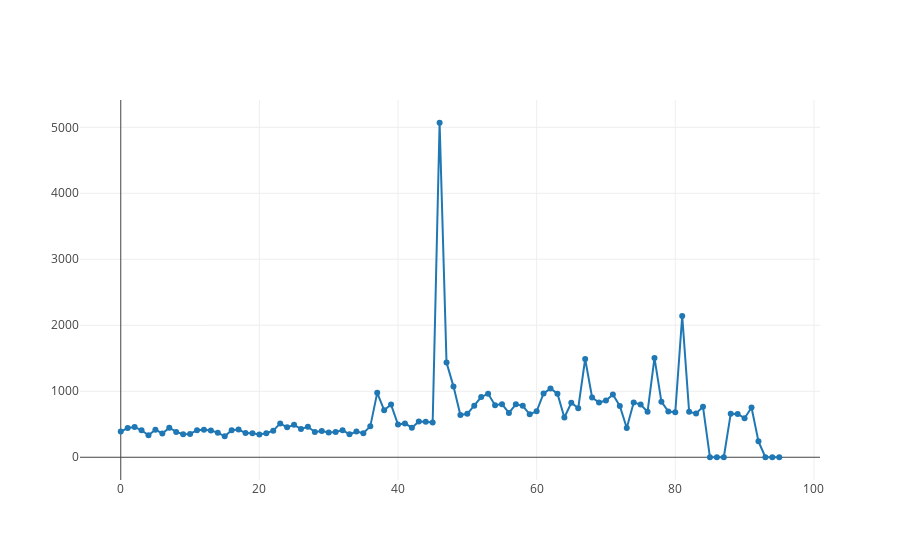

Notebook cell for this chart:
### Code cell
console.log(time_series.sort())
openDigger.render.plotly([
        {y: time_series.map(d => d[2]) ,mode: 'lines+markers', name: 'activity'}
    ], );

### Figure 1 — Plotly figure (JSON) as saved in the notebook; plotly's stock layout.template omitted (floating-point values rounded to 4 significant figures)
{"data": [{"mode": "lines+markers", "name": "activity", "y": ["389", "442", "459", "409", "333", "418", "361", "447", "384", "350", "354", "410", "416", "406", "373", "318", "408", "419", "367", "365", "346", "365", "402", "513", "453", "492", "428", "462", "383", "396", "376", "383", "411", "347", "389", "364", "468", "976", "714", "798", "496", "513", "448", "541", "539", "526", "5069", "1435", "1074", "640", "658", "781", "912", "963", "788", "805", "672", "802", "779", "651", "696", "967", "1041", "963", "602", "826", "744", "1489", "905", "829", "860", "952", "777", "443", "831", "798", "689", "1505", "842", "693", "683", "2141", "688", "663", "765", "0", "0", "0", "660", "656", "592", "753", "241", "0", "0", "0"]}], "layout": {}}
